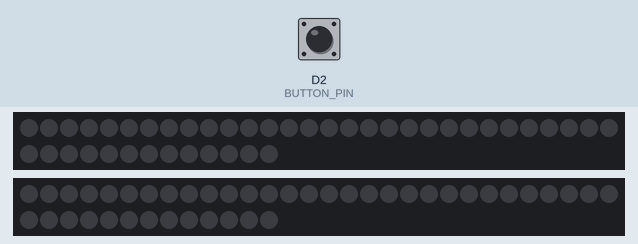
A sketch run on a simulated ESP8266 (NodeMCU). Shown: 2 × 43 RGB LEDs in strip order, left to right, continuing on the next row. The test bench sets the inputs (shaded band); at power-on: D2 (BUTTON_PIN) HIGH. Dim RGB values are drawn brighter than linear; colours are those a GRB WS2812 strip shows for the declared byte order; random numbers use the default seed unless the sketch sets one; the audio player accepts every command and is not drawn; what the sketch prints to the serial monitor is not drawn.

Above: at 1.7 s.
1.8 s: D2 (BUTTON_PIN) pulled LOW for 0.15 s
4.9 s: D2 (BUTTON_PIN) pulled LOW for 1 s
At 5.05 s:
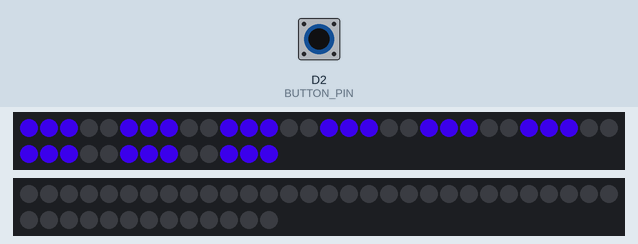
6.5 s: D2 (BUTTON_PIN) pulled LOW for 3.2 s
At 7.2 s:
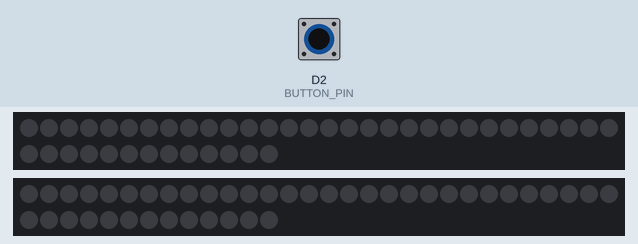
11.2 s: D2 (BUTTON_PIN) pulled LOW for 0.15 s
14.3 s: D2 (BUTTON_PIN) pulled LOW for 0.15 s
At 14.75 s:
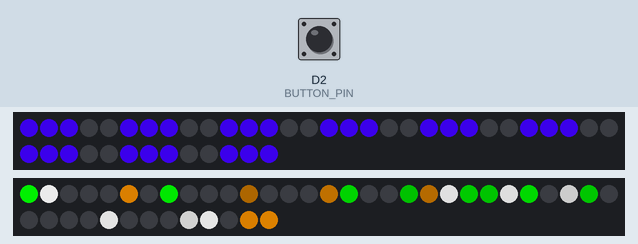
15.0 s: D2 (BUTTON_PIN) pulsed LOW 5 times (0.12 s each, 0.3 s apart)
At 15.75 s:
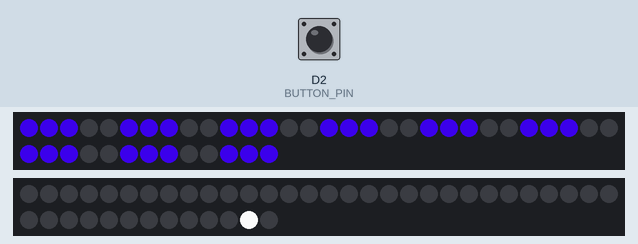
Timing chart, 0 to 18.0 s (numbered marks = the images above; inputs shaded):
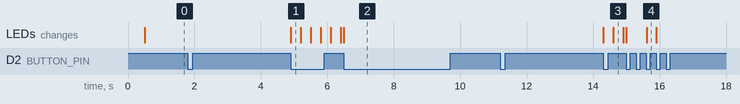

The sketch:

Stargate.ino
```cpp
#include <Button.h>
#include <FastLED.h>
#include "Arduino.h"
#include "DFRobotDFPlayerMini.h"
#include <SoftwareSerial.h>

SoftwareSerial softSerial(/*rx =*/D5, /*tx =*/D6);
#define FPSerial softSerial

#define NUM_LEDS 43
#define DATA_PIN D7
#define NUM_LEDS2 43
#define DATA_PIN2 D8
#define BUTTON_PIN D2

//CRGB leds[NUM_LEDS];
CRGBArray<NUM_LEDS> leds;
CRGBSet chevron04(leds(0,2));
CRGBSet chevron05(leds(5,7));
CRGBSet chevron06(leds(10,12));
CRGBSet chevron07(leds(15,17));
CRGBSet chevron08(leds(20,22));
CRGBSet lockingChevron(leds(25,27));
CRGBSet chevron01(leds(30,32));
CRGBSet chevron02(leds(35,37));
CRGBSet chevron03(leds(40,42));
CRGBArray<NUM_LEDS2> leds2;

Button button(BUTTON_PIN);

DFRobotDFPlayerMini myDFPlayer;

int startMillis = 0;
int lockChevronMillis = 0;
bool lockChevronOn = false;
int lockChevronFade = 0;
int lockedChevronFade = 0;
bool dialing = false;
bool wormholeActive = false;
int wormholeStartMillis = 0;
int wormholeBrightness = 0;
bool chevronLocked = false;
bool finalLock = false;
int buttonPressCount = 0;


// {Active, Brightness, FadeDirection, Color}
int wormholeArray[NUM_LEDS2][4] = {{0,255,1,0},{0,255,1,0},{0,255,1,0},{0,255,1,0},{0,255,1,0},{0,255,1,0},{0,255,1,0},{0,255,1,0},{0,255,1,0},{0,255,1,0},{0,255,1,0},{0,255,1,0},{0,255,1,0},{0,255,1,0},{0,255,1,0},{0,255,1,0},{0,255,1,0},{0,255,1,0},{0,255,1,0},{0,255,1,0},{0,255,1,0},{0,255,1,0},{0,255,1,0},{0,255,1,0},{0,255,1,0},{0,255,1,0},{0,255,1,0},{0,255,1,0},{0,255,1,0},{0,255,1,0},{0,255,1,0},{0,255,1,0},{0,255,1,0},{0,255,1,0},{0,255,1,0},{0,255,1,0},{0,255,1,0},{0,255,1,0},{0,255,1,0},{0,255,1,0},{0,255,1,0},{0,255,1,0},{0,255,1,0}};


void setup()
{
  FPSerial.begin(9600);

  Serial.begin(115200);

  if (!myDFPlayer.begin(FPSerial, true, false)) {  //Use serial to communicate with mp3.
    Serial.println(F("Unable to begin:"));
    while(true){
      delay(0); // Code to compatible with ESP8266 watch dog.
    }
  }
  Serial.println(F("DFPlayer Mini online."));

  button.begin();

  FastLED.addLeds<WS2812B, DATA_PIN, BGR>(leds, NUM_LEDS);
  FastLED.addLeds<WS2812B, DATA_PIN2, BGR>(leds2, NUM_LEDS2);
  //set_max_power_in_volts_and_milliamps(5, 500); // FastLED Power management set at 5V, 500mA.
  FastLED.setBrightness(240); // out of 255

  //myDFPlayer.enableLoop();
}

void loop()
{
  if(button.pressed()){
    buttonPressCount++;
    if (buttonPressCount > 2) { buttonPressCount = 0; }

    FastLED.clear();
    FastLED.show();
    // Stop playing MP3
    myDFPlayer.stop();
    startMillis = millis();
    wormholeActive = false;
    for (int i = 0; i <= NUM_LEDS2; i++) { wormholeArray[i][0] = 0; wormholeArray[i][1] = 255; wormholeArray[i][2] = 1; wormholeArray[i][3] = 0; }

    if (buttonPressCount == 1) {
      myDFPlayer.stop();
      dialing = true;
      wormholeActive = false;
      myDFPlayer.volume(19);
      myDFPlayer.play(1);
    }
    else if (buttonPressCount == 2) {
      myDFPlayer.stop();
      dialing = false;
      wormholeActive = true;
      //myDFPlayer.volume(10);
      //myDFPlayer.loop(2);
      wormholeDemo();
    }
    else {
      wormholeActive = false;
      myDFPlayer.stop();
      FastLED.clear();
    }
  }

  if (dialing){
    dialingSequence();
  }

  if (wormholeActive){
    wormholeSequence();
  }

  FastLED.show();
}

void wormholeDemo() {
    //wormholeStartMillis = millis();
    if (wormholeActive) {
      chevron01 = CHSV(19,255,255);
      chevron02 = CHSV(19,255,255);
      chevron03 = CHSV(19,255,255);
      chevron04 = CHSV(19,255,255);
      chevron05 = CHSV(19,255,255);
      chevron06 = CHSV(19,255,255);
      chevron07 = CHSV(19,255,255);
      chevron08 = CHSV(19,255,255);
      lockingChevron = CHSV(19,255,255);
    }

}

void wormholeSequence() {
  long wormholeDuration = millis() - wormholeStartMillis;
  // Bright white, then puddle

  if (wormholeDuration < 1700) {
    wormholeBrightness++;
    if (wormholeBrightness > 210)
    {
      wormholeBrightness = 210;
    }
    for (int i = 0; i < NUM_LEDS2; i++) {
      leds2[i] = CRGB(wormholeBrightness, wormholeBrightness, wormholeBrightness);
    }
  }
  else {
    EVERY_N_MILLISECONDS(10) {
      wormholeBrightness = 0;
      int randomLED = random8(0, NUM_LEDS2);
      int randomColor = random8(0,3);
      if (randomColor == 0) {
        randomColor = 100; // white?
      }
      else if (randomColor == 1) {
        randomColor = 130; // aqua
      }
      else {
        randomColor = 160; // blue
      }
      if (wormholeArray[randomLED][0] == 0) {
        wormholeArray[randomLED][0] = 1;
        wormholeArray[randomLED][3] = randomColor;
      }
    }

    for (int i = 0; i <= NUM_LEDS2; i++) {
      // If the LED is active, start or continue the fade in/out sequence.
      if (wormholeArray[i][0] == 1) {
        // Increment the brightness either up or down
        wormholeArray[i][1] = wormholeArray[i][1] + (1 * wormholeArray[i][2]);

        // Once full brightness reached, reverse direction.
        if (wormholeArray[i][1] >= 255) {
          wormholeArray[i][1] = 255;
          wormholeArray[i][2] = -wormholeArray[i][2];
        }

        // Once brightness fades back to zero, reset LED to inactive.
        if (wormholeArray[i][1] <= 0) {
          wormholeArray[i][0] = 0;
          wormholeArray[i][1] = 0;
          wormholeArray[i][2] = 1;
        }

        // Set each LED to blue, full saturation, brightness from loop.
        if (wormholeArray[i][3] == 100) {
          leds2[i] = CHSV(wormholeArray[i][3], 0, wormholeArray[i][1]);
        }
        else {
          leds2[i] = CHSV(wormholeArray[i][3], 255, wormholeArray[i][1]);
        }
      }
    }
  }
}


void dialingSequence() {
  // How long dialing sequence has been running since button press
  long dialDuration = millis() - startMillis;

  if (dialDuration > 4998 && dialDuration < 5003) {
    lockedChevronFade = 0;
    chevronLocked = false;
    setLockingChevronLEDs(false);
  }
  if (dialDuration > 11998 && dialDuration < 12003) {
    setLockingChevronLEDs(false);
  }
  if (dialDuration > 18998 && dialDuration < 19003) {
    setLockingChevronLEDs(false);
  }
  if (dialDuration > 25998 && dialDuration < 26003) {
    setLockingChevronLEDs(false);
  }
  if (dialDuration > 32998 && dialDuration < 33003) {
    setLockingChevronLEDs(false);
  }
  if (dialDuration > 39998 && dialDuration < 40003) {
    setLockingChevronLEDs(false);
  }
  if (dialDuration > 46998 && dialDuration < 47003) {
    setLockingChevronLEDs(true);
  }

  if (lockChevronOn) {
    lockingChevronLEDs();
  }

  if (dialDuration > 6198 && dialDuration < 7203) {
    lockedChevronLEDs(chevron01);
  }
  if (dialDuration > 10000 && dialDuration < 10005) {
    lockedChevronFade = 0;
    chevronLocked = false;
  }
  if (dialDuration > 13198 && dialDuration < 14203) {
    lockedChevronLEDs(chevron02);
  }
    if (dialDuration > 20000 && dialDuration < 20005) {
    lockedChevronFade = 0;
    chevronLocked = false;
  }
  if (dialDuration > 20198 && dialDuration < 21203) {
    lockedChevronLEDs(chevron03);
  }
    if (dialDuration > 27000 && dialDuration < 27005) {
    lockedChevronFade = 0;
    chevronLocked = false;
  }
  if (dialDuration > 27198 && dialDuration < 28203) {
    lockedChevronLEDs(chevron06);
  }
    if (dialDuration > 33000 && dialDuration < 33005) {
    lockedChevronFade = 0;
    chevronLocked = false;
  }
  if (dialDuration > 34198 && dialDuration < 35203) {
    lockedChevronLEDs(chevron07);
  }
    if (dialDuration > 40000 && dialDuration < 40005) {
    lockedChevronFade = 0;
    chevronLocked = false;
  }
  if (dialDuration > 41198 && dialDuration < 42203) {
    lockedChevronLEDs(chevron08);
  }
  if (dialDuration > 44000 && dialDuration < 44005) {
    lockedChevronFade = 0;
    chevronLocked = false;
  }
  if (dialDuration > 48200 && dialDuration < 49205) {
    lockedChevronLEDs(chevron04);
    lockedChevronLEDs(chevron05);
  }

  if (dialDuration > 50400 && dialDuration < 50405) {
    wormholeActive = true;
    wormholeStartMillis = millis();
  }

  if (dialDuration > 66000) {
    wormholeActive = false;
    lockChevronOn = false;
    fadeToBlackBy(leds, NUM_LEDS, 10);
    fadeToBlackBy(leds2, NUM_LEDS2, 10);
  }

  if (dialDuration > 67000) {
    dialing = false;
  }
}

// Reset variables for the next locking chevron run
void setLockingChevronLEDs(bool finalCall) {
  lockChevronOn = true;
  lockChevronMillis = millis();
  lockChevronFade = 0;
  finalLock = finalCall;
}

// Sets the locking chevron LEDs on, slow fade up and down
void lockingChevronLEDs() {
  // 2 seconds for top chevron to fade in, stay on, then fade out (.5, 1, .5 seconds)
  int lockingChevronDuration = millis() - lockChevronMillis;

  if (lockingChevronDuration < 500) {
    lockChevronFade = lockChevronFade + 2;
  }
  if (lockingChevronDuration > 1500 && !finalLock) {
    lockChevronFade = lockChevronFade - 2;
  }

  if (lockChevronFade > 255) {
    lockChevronFade = 255;
  }
  if (lockChevronFade < 0) {
    lockChevronFade = 0;
  }

  lockingChevron = CHSV(19,255,lockChevronFade);

  if (lockingChevronDuration > 2000 && !finalLock) {
    lockChevronOn = false;
    lockingChevron = CHSV(19,255,0);
  }
}

// Sets locked chevron LEDs on after slow fade up
void lockedChevronLEDs(CRGBSet chevronNum) {
  lockedChevronFade = lockedChevronFade + 2;

  if (lockedChevronFade > 255) {
    chevronNum = CHSV(19,255,255);
    chevronLocked = true;
  }

  if (!chevronLocked) {
    chevronNum = CHSV(19,255,lockedChevronFade);
  }
}
```

Measured:
- after the input at 1.8 s, every drawn part: stays the same
- after the input at 4.9 s, the LEDs: change at once (image 1)
- after the input at 11.2 s, every drawn part: stays the same
- after the input at 14.3 s, the LEDs: first change at once (image 3 shows a later state)
